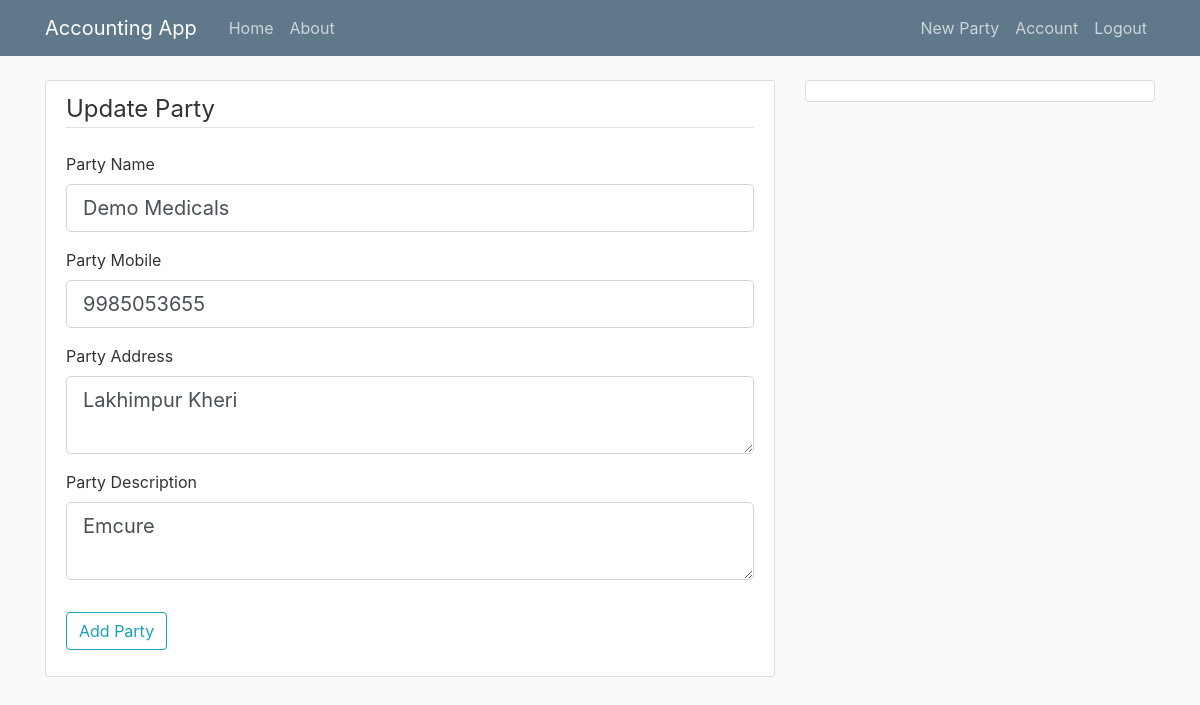
/userparty/2/update (signed in), run on the app's committed database.
### partyAccounting/models.py (models this page shows, shortened)
class UserParty(db.Model):
    id = db.Column(db.Integer, primary_key=True)
    partyname = db.Column(db.String(100), nullable=False)
    partymob = db.Column(db.Integer,nullable=False)
    partyadddate = db.Column(db.DateTime, nullable=False, default=datetime.utcnow)
    partydesc = db.Column(db.Text, nullable=False)
    partyaddress = db.Column(db.Text, nullable=False)
    user_id = db.Column(db.Integer, db.ForeignKey('user.id'), nullable=False)

### partyAccounting/userparties/routes.py (the view)
@userparties.route("/userparty/<int:userparty_id>/update", methods=['GET', 'POST'])
@login_required
def update_userparty(userparty_id):
	userparty = UserParty.query.get_or_404(userparty_id)
	if userparty.creator != current_user:
		abort(403)
	form = UserPartyForm()
	if form.validate_on_submit():
		userparty.partyname = form.partyname.data
		userparty.partymob = form.partymob.data
		userparty.partyaddress = form.partyaddress.data
		userparty.partydesc = form.partydesc.data
		db.session.commit()
		flash('Your party has been updated!', 'success')
		return redirect(url_for('userparties.userparty', userparty_id=userparty.id))
	elif request.method == 'GET':
		form.partyname.data = userparty.partyname
		form.partymob.data = userparty.partymob
		form.partyaddress.data = userparty.partyaddress
		form.partydesc.data = userparty.partydesc
	return render_template('create_user_party.html', title='Update Party',
                           form=form, legend='Update Party')

### partyAccounting/userparties/forms.py
class UserPartyForm(FlaskForm):
	partyname = StringField('Party Name', validators=[DataRequired()])
	partymob = IntegerField('Party Mobile', validators=[DataRequired()])
	partyaddress = TextAreaField('Party Address', validators=[DataRequired()])
	partydesc = TextAreaField('Party Description', validators=[DataRequired()])
	submit = SubmitField('Add Party')

### partyAccounting/models.py (called while the page is built)
@login_manager.user_loader
def load_user(user_id):
    return User.query.get(int(user_id))

### partyAccounting/templates/create_user_party.html (shortened to what this page needs)
{% extends "layout.html" %}
{% block content %}
<div class="content-section">
    <form method="POST" action="">
        <fieldset class="form-group">
            <legend class="border-bottom mb-4">{{ legend }}</legend>
            <div class="form-group">
                {{ form.partyname.label(class="form-control-label") }}
                {% if form.partyname.errors %}
                    {{ form.partyname(class="form-control form-control-lg is-invalid") }}
                    <div class="invalid-feedback">
                        {% for error in form.partyname.errors %}
                            <span>{{ error }}</span>
                        {% endfor %}
                    </div>
                {% else %}
                    {{ form.partyname(class="form-control form-control-lg") }}
                {% endif %}
            </div>
            <div class="form-group">
                {{ form.partymob.label(class="form-control-label") }}
                {% if form.partymob.errors %}
                    {{ form.partymob(class="form-control form-control-lg is-invalid") }}
                    <div class="invalid-feedback">
                        {% for error in form.partymob.errors %}
                            <span>{{ error }}</span>
                        {% endfor %}
                    </div>
                {% else %}
                    {{ form.partymob(class="form-control form-control-lg") }}
                {% endif %}
            </div>
            <div class="form-group">
                {{ form.partyaddress.label(class="form-control-label") }}
                {% if form.partyaddress.errors %}
                    {{ form.partyaddress(class="form-control form-control-lg is-invalid") }}
                    <div class="invalid-feedback">
                        {% for error in form.partyaddress.errors %}
                            <span>{{ error }}</span>
                        {% endfor %}
                    </div>
                {% else %}
                    {{ form.partyaddress(class="form-control form-control-lg") }}
                {% endif %}
            </div>
            <div class="form-group">
                {{ form.partydesc.label(class="form-control-label") }}
                {% if form.partydesc.errors %}
                    {{ form.partydesc(class="form-control form-control-lg is-invalid") }}
                    <div class="invalid-feedback">
                        {% for error in form.partydesc.errors %}
                            <span>{{ error }}</span>
                        {% endfor %}
                    </div>
                {% else %}
                    {{ form.partydesc(class="form-control form-control-lg") }}
                {% endif %}
            </div>
        </fieldset>
        <div class="form-group">
            {{ form.submit(class="btn btn-outline-info") }}
        </div>
    </form>
</div>
{% endblock content %}

### partyAccounting/static/main.css (style rules this page uses)
body { background: #fafafa; color: #333333; margin-top: 5rem; }
.content-section { background: #ffffff; padding: 10px 20px; border: 1px solid #dddddd; border-radius: 3px; margin-bottom: 20px; }

### data on the page
UserParty: partyname "Demo Medicals", partymob "9985053655", partyaddress "Lakhimpur Kheri", partydesc "Emcure"

### other printed values
{{ legend }} "Update Party"
